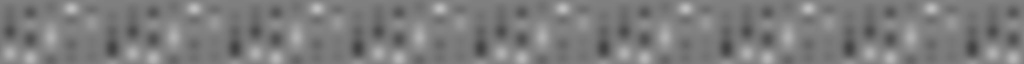
%> input picture TwoPPreprocessing/vr/glm/textures/BG2.jpg, 2048 x 128 px (shown at 1/2 size)
$ octave --eval "plot_texture_layout;"   (GNU Octave 9; MATLAB toolbox functions it lacks are replaced by stand-ins)
%> lines starting %> are read from the running program, lines starting %| are printed output that depends on the picture; in (x1, y1, x2, y2) boxes, pixels count from 0 and x2, y2 are one past the last pixel; in counts of white or black regions, pixels touching at a corner belong together; the program's own positions count from 1
function plot_texture_layout(pos0_cm, basePath)
% PLOT_TEXTURE_LAYOUT
% Standalone function producing Figure 1D with Panel B in Retinotopic Coordinates.

if nargin < 1 || isempty(pos0_cm)
    pos0_cm = 60; % Default viewer position in cm
end
if nargin < 2
    basePath = '\\rdp.arc.ucl.ac.uk\ritd-ag-project-rd01ie-asale69\ibn-vision\USERS\Sonali\VRCorridorFinal-TextureCopyForSonali\';
end

%% --------------------------- PARAMETERS -------------------------------
corridorL = 200;       % Corridor length (cm)
corridorH = 12;        % Corridor height (cm)
texwidth  = 0.04;      % Landmark width fraction
halfW_cm  = corridorH / 2; % Half corridor width = 6 cm

az_min = 0.5;
az_max = 85;
screen_limit = 80;
az_bins = 500;
az_vec  = linspace(az_min, az_max, az_bins);

%% --------------------------- LOAD TEXTURES ----------------------------
textures = struct('matrix', []);

% Load Background 2
textures(3).matrix = imread_and_prep(fullfile(basePath, 'BG2.jpg'));
%> in imread_and_prep, img is the input picture: size 128x2048 uint8; min 66, max 192, mean 124.6

% Load Specific Landmarks: grey (1), grating_vertical (6), plaid (8)
landmarkFiles = {'grey.jpg', 'grating_vertical.jpg', 'plaid.jpg'};
landmarkIdx   = [1, 6, 8];
for i = 1:length(landmarkFiles)
    img = imread_and_prep(fullfile(basePath, landmarkFiles{i}));
    textures(landmarkIdx(i)).matrix = img;
end

%% ---------------- BUILD COMPOSITE CORRIDOR (CATALOGUE LOGIC) ----------------
targetBG      = textures(3).matrix;
finalBGlength = size(targetBG, 2);
%> finalBGlength = 2048
finalBGheight = size(targetBG, 1);
%> finalBGheight = 128
final_width   = round(finalBGlength * texwidth);
%> final_width = 82

grating_src = textures(6).matrix;
plaid_src   = textures(8).matrix;
end_src     = textures(1).matrix;
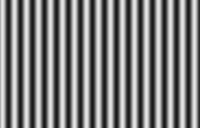
%> end_src: size 128x200 double; min 0.1, max 0.9, mean 0.505

% Interpolate landmark sizes to match background height and width
[u_p, v_p]   = meshgrid(1:size(plaid_src,2), 1:size(plaid_src,1));
[uq_p, vq_p] = meshgrid(linspace(1, size(plaid_src,2), final_width), linspace(1, size(plaid_src,1), finalBGheight));
grating_res = interp2(u_p, v_p, grating_src, uq_p, vq_p);
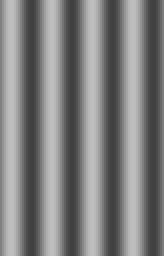
%> grating_res: size 128x82 double (shown 2 times larger); min 0.251, max 0.749, mean 0.5
plaid_res   = interp2(u_p, v_p, plaid_src, uq_p, vq_p);
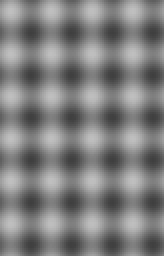
%> plaid_res: size 128x82 double (shown 2 times larger); min 0.247, max 0.753, mean 0.5

% Interpolate End Wall
[u_e, v_e]   = meshgrid(1:size(end_src,2), 1:size(end_src,1));
[uq_e, vq_e] = meshgrid(linspace(1, size(end_src,2), final_width), linspace(1, size(end_src,1), finalBGheight));
end_res     = interp2(u_e, v_e, end_src, uq_e, vq_e);
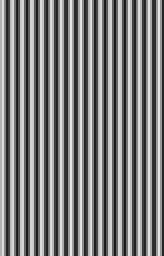
%> end_res: size 128x82 double (shown 2 times larger); min 0.102, max 0.899, mean 0.503

% Assemble Composite Texture (Horizontal: 0 -> 200 cm)
tex_composite = targetBG;
centers_px = [0.20, 0.40, 0.60, 0.80] * finalBGlength;
%> centers_px = [409.6 819.2 1228.8 1638.4]

% Overlay Landmarks (G - P - G - P)
for idx = 1:4
    c = round(centers_px(idx));
    start_col = c - round(final_width/2) + 1;
    if mod(idx,2) == 1
        tex_composite(:, start_col:start_col+final_width-1) = grating_res;
    else
        tex_composite(:, start_col:start_col+final_width-1) = plaid_res;
    end
end
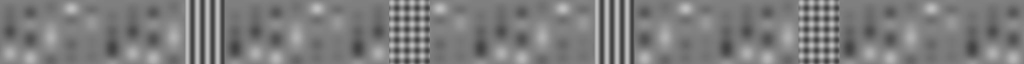
%> tex_composite: size 128x2048 double (shown at 1/2 size); min 0.247, max 0.753, mean 0.49

% Overlay End Wall at the end of corridor (200 cm)
tex_composite(:, end-final_width+1:end) = end_res;
%> tex_composite: size 128x2048 double; 4% of pixels changed, all inside (x1, y1, x2, y2) = (1966, 0, 2048, 128)

%% ---------------- RETINOTOPIC MAPPING MATRIX --------------------------
% Generate Meshgrid: Y = Mouse position along corridor (cm), X = Visual Azimuth (deg)
pos_vec = linspace(0, corridorL, finalBGlength);
%> pos_vec = 2048 values from 0 to 200
[AZ_grid, POS_grid] = meshgrid(az_vec, pos_vec);

% Calculate wall hit column indices (X_wall)
X_wall_hit = POS_grid + halfW_cm * (1 ./ tand(AZ_grid));
col_coords = (X_wall_hit / corridorL) * (finalBGlength - 1) + 1;

% For full 2D retinotopic projection, sample across the vertical wall rows
row_indices = round(linspace(1, finalBGheight, finalBGlength))';
%> row_indices = 2048 values from 1 to 128
row_coords  = repmat(row_indices, 1, az_bins);

% Sample composite texture in 2D space using interp2
retinotopic_mat = interp2(1:finalBGlength, 1:finalBGheight, tex_composite, col_coords, row_coords, 'linear', 0);
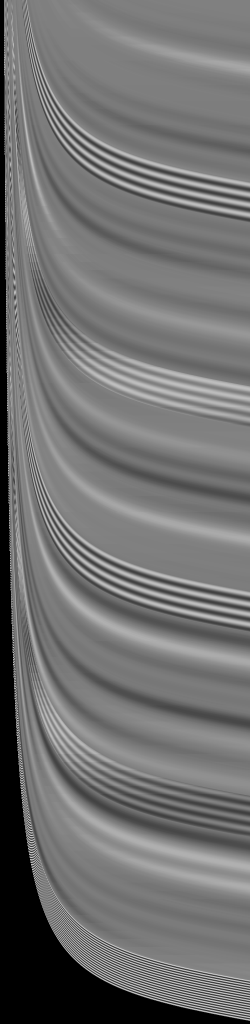
%> retinotopic_mat: size 2048x500 double (shown at 1/2 size); min 0, max 0.899, mean 0.446
%> `plot_texture_layout;`:
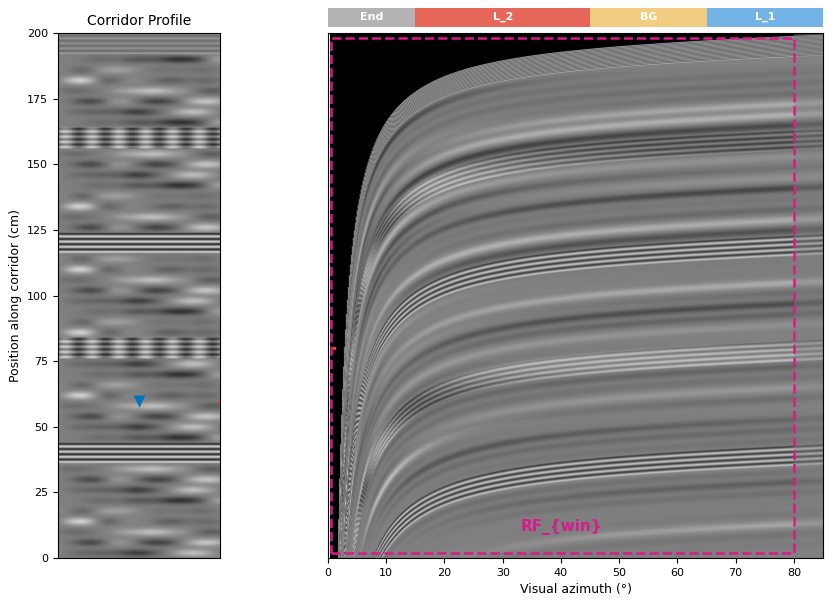
%> figure redrawn from the program's plot data, 3 panels

%% ------------------------------ PLOTTING ------------------------------
figure('Color', 'w', 'Position', [100 100 850 650]);

% --- Left Subplot (Panel A): Corridor Profile (0-200 cm Vertical) ---
ax_left = axes('Position', [0.08 0.10 0.18 0.82]);

% Transpose composite image so position (0-200 cm) runs vertically along Y-axis
imagesc(ax_left, [0 1], [0 corridorL], tex_composite');
colormap(ax_left, 'gray');
set(ax_left, 'YDir', 'normal');
ylabel(ax_left, 'Position along corridor (cm)', 'FontSize', 11, 'FontWeight', 'bold');
xlabel(ax_left, ''); set(ax_left, 'XTick', []);
ylim(ax_left, [0 corridorL]);
box(ax_left, 'off'); set(ax_left, 'TickDir', 'out');
title(ax_left, 'Corridor Profile', 'FontSize', 11, 'FontWeight', 'bold');
hold(ax_left, 'on');

% Viewer position marker
yline(ax_left, pos0_cm, '--', 'Color', [0 0.45 0.74], 'LineWidth', 1.5);
plot(ax_left, 0.5, pos0_cm, 'v', 'MarkerFaceColor', [0 0.45 0.74], ...
    'MarkerEdgeColor', 'none', 'MarkerSize', 8);

% --- Right Subplot (Panel B): Visual Azimuth Retinotopic Projection ---
ax_main = axes('Position', [0.38 0.10 0.55 0.82]);

imagesc(ax_main, az_vec, pos_vec, retinotopic_mat, [0 1]);
colormap(ax_main, 'gray');
set(ax_main, 'YDir', 'normal');
xlabel(ax_main, 'Visual azimuth (°)', 'FontSize', 11, 'FontWeight', 'bold');
ylabel(ax_main, ''); set(ax_main, 'YTick', []);
xlim(ax_main, [0 az_max]); ylim(ax_main, [0 corridorL]);
box(ax_main, 'off'); set(ax_main, 'TickDir', 'out');
hold(ax_main, 'on');

% Off-screen section shading (80° - 85°)
patch(ax_main, [screen_limit az_max az_max screen_limit], [0 0 corridorL corridorL], ...
    [0.5 0.5 0.5], 'FaceAlpha', 0.4, 'EdgeColor', 'none');
xline(ax_main, screen_limit, ':k', 'LineWidth', 1.2);

% RF Window Box Overlay
rf_color = [0.85 0.10 0.55];
rectangle(ax_main, 'Position', [0.5, 2, screen_limit - 0.5, corridorL - 4], ...
    'EdgeColor', rf_color, 'LineWidth', 1.8, 'LineStyle', '--');
text(ax_main, 40, 12, 'RF_{win}', 'Color', rf_color, ...
    'FontSize', 11, 'FontWeight', 'bold', 'HorizontalAlignment', 'center');

% --- Top Annotation Header Bar ---
axes('Position', [0.38 0.93 0.55 0.03]);
hold on; axis off; xlim([0 az_max]); ylim([0 1]);
patch([0 15 15 0], [0 0 1 1], [0.7 0.7 0.7], 'EdgeColor', 'none');
text(7.5, 0.5, 'End', 'Color', 'w', 'FontSize', 8, 'FontWeight', 'bold', 'HorizontalAlignment', 'center');
patch([15 45 45 15], [0 0 1 1], [0.90 0.40 0.35], 'EdgeColor', 'none');
text(30, 0.5, 'L_2', 'Color', 'w', 'FontSize', 8, 'FontWeight', 'bold', 'HorizontalAlignment', 'center');
patch([45 65 65 45], [0 0 1 1], [0.95 0.80 0.50], 'EdgeColor', 'none');
text(55, 0.5, 'BG', 'Color', 'w', 'FontSize', 8, 'FontWeight', 'bold', 'HorizontalAlignment', 'center');
patch([65 85 85 65], [0 0 1 1], [0.45 0.70 0.90], 'EdgeColor', 'none');
text(75, 0.5, 'L_1', 'Color', 'w', 'FontSize', 8, 'FontWeight', 'bold', 'HorizontalAlignment', 'center');

end

%% =============================================================================
% HELPER FUNCTIONS
% =============================================================================

function img = imread_and_prep(filepath)
if exist(filepath, 'file') == 2
    img = imread(filepath);
    if isa(img, 'uint8')
        img = double(img)/255;
    elseif isa(img, 'logical')
        img = double(img);
    end
    if size(img, 3) > 1, img = rgb2gray(img); end
else
    % Fallback synthetic pattern if file is missing
    [X, Y] = meshgrid(1:200, 1:128);
    img = 0.5 + 0.4 * sin(2 * pi * X / 12);
end
end
